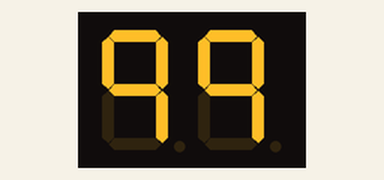
Simulated run of this sketch. Board: Arduino Uno, built with avr-gcc and run on an emulated ATmega328P. Shown: 2-digit seven-segment display. Wiring (inferred from the names in the program): 2-digit 7-segment display, segments lit when LOW: segments pin 2, pin 3, pin 4, pin 5, pin 6, pin 7, pin 8; digit selects pin 10, pin 11. The segment pins are drawn as the display they are named for.

Above: at 0.1 s.
At 5.5 s:
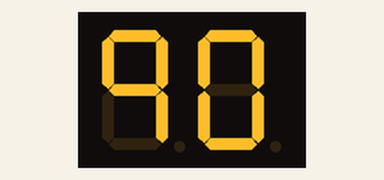
At 9.8 s:
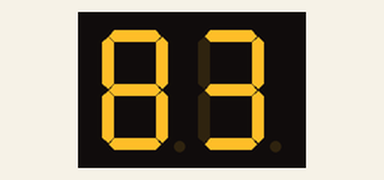
At 19.4 s:
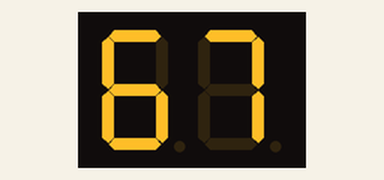
At 29.7 s:
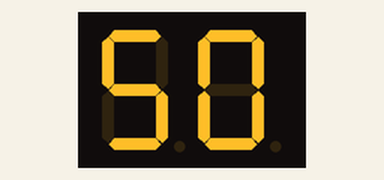
At 39.3 s:
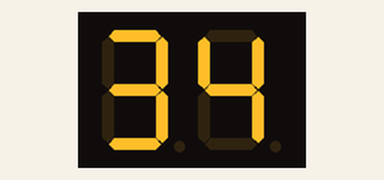

Measured:
- what the display in image 0 shows lasts 0.7 s, from 0.0 s to 0.7 s

The sketch:

Microduino2digitCountdown.ino
```cpp
byte digit0 = 10;	//ten digital for Microduino pin10
byte digit1 = 11;	//singal digital for Microduino pin11
byte dotPin = 2;	//digital decimal point Corresponding pin2

byte sevenSegmentPins[] = {2,3,4,5,6,7,8};	//A,B,C,D,E,F,G  corresponding Microduino pin
byte sevenSegment[10][7] =
{
  //a b c d e f g
  { 0,0,0,0,0,0,1 },  // = 0
  { 1,0,0,1,1,1,1 },  // = 1
  { 0,0,1,0,0,1,0 },  // = 2
  { 0,0,0,0,1,1,0 },  // = 3
  { 1,0,0,1,1,0,0 },  // = 4
  { 0,1,0,0,1,0,0 },  // = 5
  { 0,1,0,0,0,0,0 },  // = 6
  { 0,0,0,1,1,1,1 },  // = 7
  { 0,0,0,0,0,0,0 },  // = 8
  { 0,0,0,1,1,0,0 }   // = 9
};

void setup()
{
	//inital all light
   pinMode(dotPin, OUTPUT); //pin 9
   pinMode(digit0, OUTPUT); //pin 10
   pinMode(digit1, OUTPUT); //pin 11

  for(int i=0; i<7; i++)
  {
    pinMode(sevenSegmentPins[i], OUTPUT);
  }
  digitalWrite(dotPin, HIGH);
  digitalWrite(digit0, HIGH);
  digitalWrite(digit1, HIGH);
}

//show number
void segmentWrite(byte digit)
{
  byte pin = 2;
  for (byte i=0; i<7; ++i)
  {
    digitalWrite(pin, sevenSegment[digit][i]);
      ++pin;
  }
}

void loop()
{

  for(int i=9;i>=0;i--) {//ten digital countdown
    for(int j=9;j>=0;j--) {//single digital countdown

      unsigned long startTime = millis();
      for (unsigned long elapsed=0; elapsed < 600; elapsed = millis() - startTime) {//Continuous display 600ms
          digitalWrite(digit0, LOW);   //ten digital disable
          segmentWrite(j);             //show singal digital
          delay(10);                  //10ms delay
          digitalWrite(digit0, HIGH);  //ten digital enable
          digitalWrite(digit1, LOW);   //single digital disable
          segmentWrite(i);             //show ten digital
          delay(10);                  //10ms delay
          digitalWrite(digit1, HIGH);  //single digital enable
      }

    }
  }


}
```
